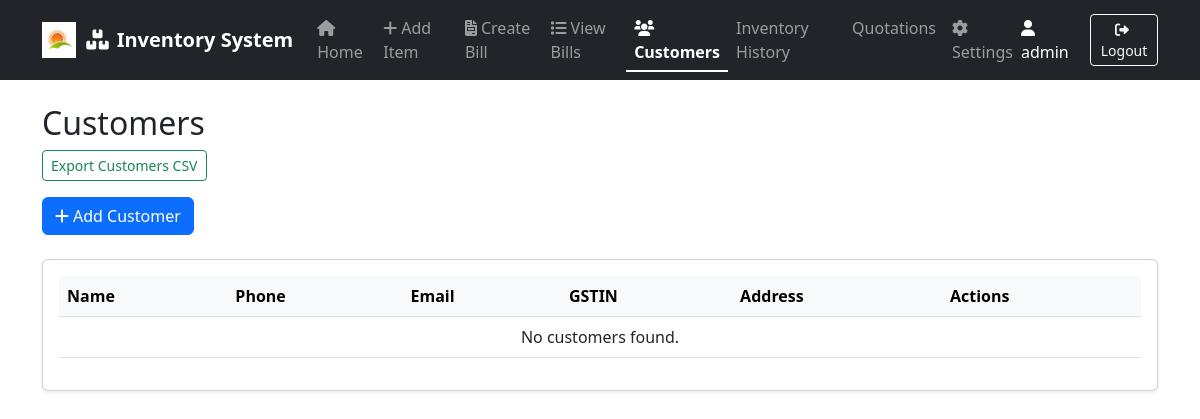
Page /customers (signed in) on the earlier database version.
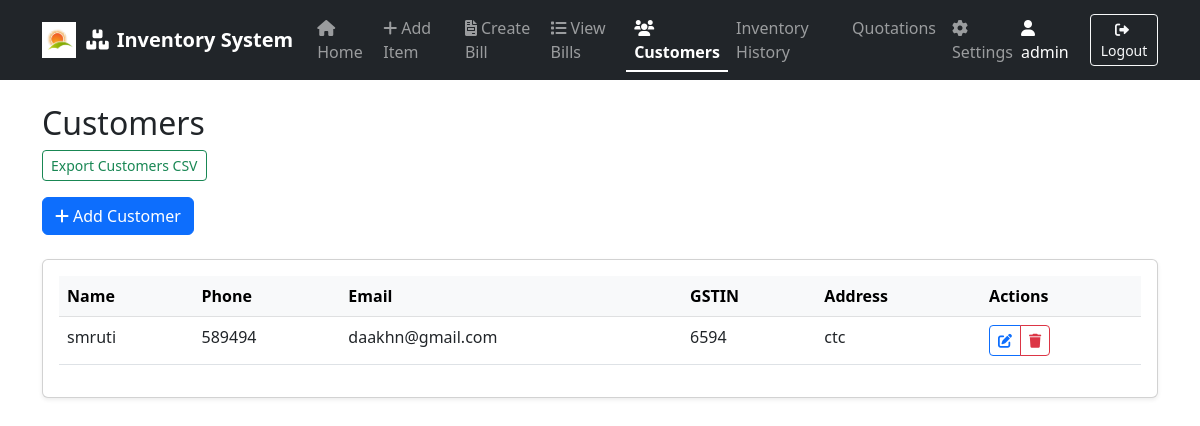
Same page on the later database version.
### app.py (models this page shows)
class Customer(db.Model):
    id = db.Column(db.Integer, primary_key=True)
    name = db.Column(db.String(100), nullable=False)
    phone = db.Column(db.String(20))
    email = db.Column(db.String(100))
    address = db.Column(db.String(200))
    gstin = db.Column(db.String(50))
    created_at = db.Column(db.DateTime, default=datetime.utcnow)
    bills = db.relationship('Bill', backref='customer', lazy=True)

### app.py (the view)
@app.route('/customers')
@login_required
def customers():
    customers = Customer.query.order_by(Customer.name).all()
    return render_template('customers.html', customers=customers)

### app.py (called while the page is built)
@login_manager.user_loader
def load_user(user_id):
    return User.query.get(int(user_id))

### templates/customers.html
{% extends "base.html" %}
{% block content %}
<h2>Customers</h2>
<a href="{{ url_for('export_customers') }}" class="btn btn-outline-success btn-sm mb-3">Export Customers CSV</a>
<div class="d-flex justify-content-between align-items-center mb-4">
    <a href="{{ url_for('add_customer') }}" class="btn btn-primary">
        <i class="fas fa-plus me-1"></i>Add Customer
    </a>
</div>
<div class="card shadow-sm">
    <div class="card-body">
        <div class="table-responsive">
            <table class="table table-hover">
                <thead class="table-light">
                    <tr>
                        <th>Name</th>
                        <th>Phone</th>
                        <th>Email</th>
                        <th>GSTIN</th>
                        <th>Address</th>
                        <th>Actions</th>
                    </tr>
                </thead>
                <tbody>
                    {% for customer in customers %}
                    <tr>
                        <td>{{ customer.name }}</td>
                        <td>{{ customer.phone or '-' }}</td>
                        <td>{{ customer.email or '-' }}</td>
                        <td>{{ customer.gstin or '-' }}</td>
                        <td>{{ customer.address or '-' }}</td>
                        <td>
                            <div class="btn-group btn-group-sm">
                                <a href="{{ url_for('edit_customer', id=customer.id) }}" class="btn btn-outline-primary">
                                    <i class="fas fa-edit"></i>
                                </a>
                                <a href="{{ url_for('delete_customer', id=customer.id) }}" class="btn btn-outline-danger"
                                   onclick="return confirm('Are you sure you want to delete this customer?')">
                                    <i class="fas fa-trash"></i>
                                </a>
                            </div>
                        </td>
                    </tr>
                    {% else %}
                    <tr>
                        <td colspan="6" class="text-center">No customers found.</td>
                    </tr>
                    {% endfor %}
                </tbody>
            </table>
        </div>
    </div>
</div>
{% endblock %}

### templates/base.html (shortened to what this page needs)
<!DOCTYPE html>
<html lang="en">
<head>
    <link href="https://cdn.jsdelivr.net/npm/bootstrap@5.3.0/dist/css/bootstrap.min.css" rel="stylesheet">
    <link href="https://cdnjs.cloudflare.com/ajax/libs/font-awesome/6.0.0/css/all.min.css" rel="stylesheet">
</head>
<body>
    <nav class="navbar navbar-expand-lg navbar-dark bg-dark">
        <div class="container">
            <a class="navbar-brand d-flex align-items-center" href="/">
                <img src="{{ url_for('static', filename='logo.png') }}" alt="Logo" style="height:36px;width:auto;margin-right:10px;">
                <span><i class="fas fa-boxes me-2"></i>Inventory System</span>
            </a>
            <div class="collapse navbar-collapse" id="navbarNav">
                <ul class="navbar-nav me-auto">
                    <li class="nav-item">
                        <a class="nav-link {% if request.endpoint == 'index' %}active{% endif %}" href="/">
                            <i class="fas fa-home me-1"></i>Home
                        </a>
                    </li>
                    <li class="nav-item">
                        <a class="nav-link {% if request.endpoint == 'add_item' %}active{% endif %}" href="/add_item">
                            <i class="fas fa-plus me-1"></i>Add Item
                        </a>
                    </li>
                    <li class="nav-item">
                        <a class="nav-link {% if request.endpoint == 'create_bill' %}active{% endif %}" href="/create_bill">
                            <i class="fas fa-file-invoice me-1"></i>Create Bill
                        </a>
                    </li>
                    <li class="nav-item">
                        <a class="nav-link {% if request.endpoint == 'view_bills' %}active{% endif %}" href="/bills">
                            <i class="fas fa-list me-1"></i>View Bills
                        </a>
                    </li>
                    <li class="nav-item">
                        <a class="nav-link {% if request.endpoint == 'customers' %}active{% endif %}" href="{{ url_for('customers') }}">
                            <i class="fas fa-users me-1"></i>Customers
                        </a>
                    </li>
                    <li class="nav-item">
                        <a class="nav-link {% if request.endpoint == 'inventory_history' %}active{% endif %}" href="{{ url_for('inventory_history') }}">Inventory History</a>
                    </li>
                    <li class="nav-item">
                        <a class="nav-link {% if request.endpoint == 'quotations' %}active{% endif %}" href="{{ url_for('quotations') }}">Quotations</a>
                    </li>
                    {% if session.get('user_role') == 'admin' %}
                    <li class="nav-item">
                        <a class="nav-link {% if request.endpoint == 'settings' %}active{% endif %}" href="{{ url_for('settings') }}">
                            <i class="fas fa-cog me-1"></i>Settings
                        </a>
                    </li>
                    {% endif %}
                </ul>
                {% if session.get('user_id') %}
                <div class="d-flex align-items-center">
                    <span class="user-info">
                        <i class="fas fa-user me-1"></i>
                        {{ session.get('username', 'User') }}
                    </span>
                    <a href="/logout" class="btn btn-outline-light btn-sm">
                        <i class="fas fa-sign-out-alt me-1"></i>Logout
                    </a>
                </div>
                {% endif %}
            </div>
        </div>
    </nav>
    <div class="container mt-4">
        {% block content %}{% endblock %}
    </div>
</body>
</html>

### templates/base.html (style rules this page uses)
.navbar-brand { font-weight: bold; }
.user-info { color: #fff; margin-right: 15px; }
.nav-link { position: relative; }
.nav-link.active { font-weight: bold; }
.nav-link.active::after { content: ''; position: absolute; bottom: 0; left: 0; width: 100%; height: 2px; background-color: #fff; }

Differences in the rows shown:
added Customer: name "smruti", phone "589494", email "daakhn@gmail.com", gstin "6594", address "ctc"
Other differences:
text no longer shown: "No customers found."
